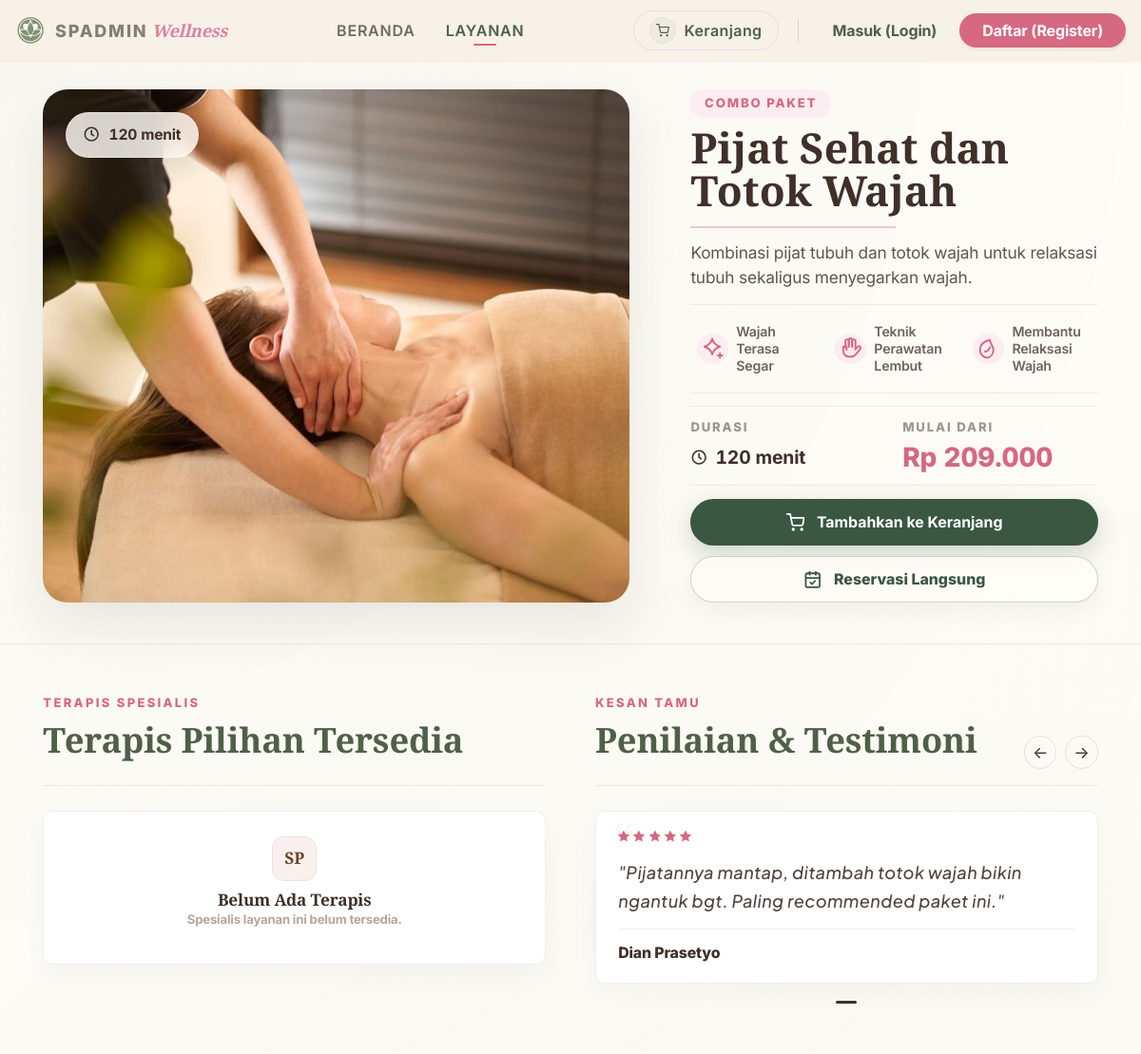
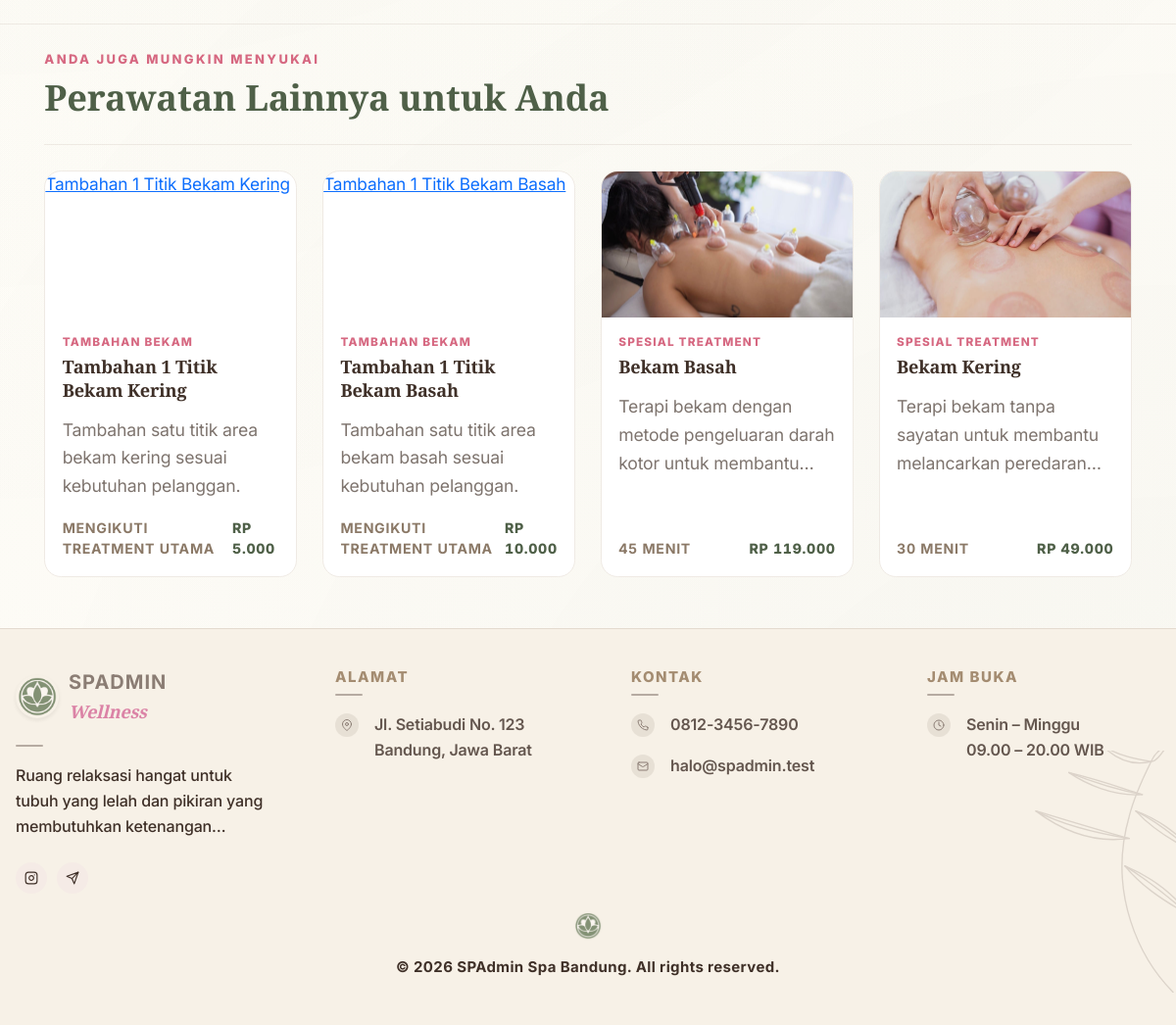
The app's page /index.php?action=detail-layanan&id=14 with its own data (2 pictures, top to bottom).
### tables this page shows
CREATE TABLE `layanan` (
    `id_layanan` INT AUTO_INCREMENT PRIMARY KEY,
    `nama_layanan` VARCHAR(120) NOT NULL,
    `kategori` VARCHAR(100) NOT NULL DEFAULT 'Spa & Massage',
    `media` VARCHAR(255) NULL,
    `harga` INT NOT NULL,
    `durasi` INT NOT NULL,
    `deskripsi` TEXT NOT NULL,
    `created_at` TIMESTAMP DEFAULT CURRENT_TIMESTAMP
);

CREATE TABLE `ulasan` (
    `id_ulasan` INT AUTO_INCREMENT PRIMARY KEY,
    `user_id` INT NOT NULL,
    `reservasi_id` INT NULL,
    `id_layanan` INT NOT NULL,
    `rating` INT NOT NULL,
    `ulasan` TEXT NOT NULL,
    `balasan_admin` TEXT NULL,
    `created_at` TIMESTAMP DEFAULT CURRENT_TIMESTAMP,
    FOREIGN KEY (`user_id`) REFERENCES `users` (`id_user`) ON DELETE CASCADE,
    FOREIGN KEY (`reservasi_id`) REFERENCES `reservasi` (`id_reservasi`) ON DELETE SET NULL,
    FOREIGN KEY (`id_layanan`) REFERENCES `layanan` (`id_layanan`) ON DELETE CASCADE
);

CREATE TABLE `users` (
    `id_user` INT AUTO_INCREMENT PRIMARY KEY,
    `nama` VARCHAR(100) NOT NULL,
    `email` VARCHAR(120) NULL UNIQUE,
    `password` VARCHAR(255) NOT NULL,
    `no_telepon` VARCHAR(20) NOT NULL,
    `role` VARCHAR(20) NOT NULL DEFAULT 'pelanggan',
    `rating_pelanggan` INT NOT NULL DEFAULT 5,
    `created_at` TIMESTAMP DEFAULT CURRENT_TIMESTAMP
);

### views/user/layanan/detail.php (the view, shortened to what the rows shown need)
<?php include __DIR__ . '/../templates/header.php'; ?>
<div class="detail-compact-page">
<?php
$namaLayananLower = strtolower($layanan['nama_layanan'] ?? '');
$detailBenefits = [
    ['title' => 'Relaksasi Maksimal', 'icon' => 'leaf'],
    ['title' => 'Teknik Pijat Profesional', 'icon' => 'hands'],
    ['title' => 'Melancarkan Peredaran Darah', 'icon' => 'drop'],
];
if (strpos($namaLayananLower, 'wajah') !== false || strpos($namaLayananLower, 'facial') !== false || strpos($namaLayananLower, 'totok') !== false) {
    $detailBenefits = [
        ['title' => 'Wajah Terasa Segar', 'icon' => 'spark'],
        ['title' => 'Teknik Perawatan Lembut', 'icon' => 'hands'],
        ['title' => 'Membantu Relaksasi Wajah', 'icon' => 'leaf'],
    ];
} elseif (strpos($namaLayananLower, 'bekam') !== false) {
    $detailBenefits = [
        ['title' => 'Terapi Bekam Terarah', 'icon' => 'target'],
        ['title' => 'Praktik Higienis', 'icon' => 'shield'],
        ['title' => 'Tubuh Terasa Lebih Ringan', 'icon' => 'spark'],
    ];
} elseif (strpos($namaLayananLower, 'lulur') !== false) {
    $detailBenefits = [
        ['title' => 'Kulit Terasa Halus', 'icon' => 'spark'],
        ['title' => 'Perawatan Tubuh Menyeluruh', 'icon' => 'leaf'],
        ['title' => 'Rileks dan Segar', 'icon' => 'drop'],
    ];
} elseif (strpos($namaLayananLower, 'refleksi') !== false || strpos($namaLayananLower, 'reflex') !== false) {
    $detailBenefits = [
        ['title' => 'Fokus Titik Refleksi', 'icon' => 'target'],
        ['title' => 'Kaki Terasa Ringan', 'icon' => 'spark'],
        ['title' => 'Membantu Rasa Nyaman', 'icon' => 'leaf'],
    ];
}
?>
    <section class="detail-service-section container pt-4 pb-0">
        <div class="detail-service-hero mb-5">
            <div class="detail-visual-column">
                <div class="detail-media-frame">
                    <span class="detail-duration-badge">
                        <svg xmlns="http://www.w3.org/2000/svg" width="17" height="17" viewBox="0 0 24 24" fill="none" stroke="currentColor" stroke-width="2.1" stroke-linecap="round" stroke-linejoin="round" aria-hidden="true"><circle cx="12" cy="12" r="9"></circle><polyline points="12 7 12 12 15 14"></polyline></svg>
                        <?= e(formatDurasi($layanan['durasi'])) ?>
                    </span>
                    <img class="detail-image" src="<?= e(mediaLayanan($layanan['media'], $layanan['nama_layanan'])) ?>" alt="Gambar Layanan <?= e($layanan['nama_layanan']) ?>" onerror="this.onerror=null; this.style.display='none'; this.nextElementSibling.style.display='flex';">
                </div>
            </div>
            <div class="detail-info-column">
                <span class="eyebrow-luxury reveal-stagger delay-1"><?= e(strtoupper($layanan['kategori'])) ?></span>
                <h1 class="detail-title-luxury reveal-mask">
                    <span class="reveal-title-text"><?= e($layanan['nama_layanan']) ?></span>
                </h1>
                <div class="detail-hero-divider"></div>
                <p class="detail-description reveal-stagger delay-2">
                    <?= e($layanan['deskripsi']) ?>
                </p>
                <div class="detail-benefit-row reveal-stagger delay-3">
                    <?php foreach ($detailBenefits as $benefit): ?>
                        <div class="detail-benefit-item">
                            <span class="detail-benefit-icon detail-benefit-icon-<?= e($benefit['icon']) ?>">
                            </span>
                            <span><?= e($benefit['title']) ?></span>
                        </div>
                    <?php endforeach; ?>
                </div>
                <div class="detail-purchase-panel reveal-stagger delay-3">
                    <div class="detail-spec-box">
                        <span>DURASI</span>
                        <strong>
                            <svg xmlns="http://www.w3.org/2000/svg" width="17" height="17" viewBox="0 0 24 24" fill="none" stroke="currentColor" stroke-width="2.1" stroke-linecap="round" stroke-linejoin="round"><circle cx="12" cy="12" r="9"/><polyline points="12 7 12 12 15 14"/></svg>
                            <?= e(formatDurasi($layanan['durasi'])) ?>
                        </strong>
                    </div>
                    <div class="detail-price-box">
                        <span>MULAI DARI</span>
                        <strong><?= e(rupiah($layanan['harga'])) ?></strong>
                    </div>
                </div>
                <?php $isAddon = ($layanan['kategori'] === 'Tambahan' || $layanan['kategori'] === 'Tambahan Bekam'); ?>
                <div class="detail-action-stack reveal-stagger delay-4">
                    <?php if (isInCart($layanan['id'])): ?>
                        <form method="POST" action="index.php?action=hapus-keranjang" class="detail-remove-form" data-cart-confirm data-confirm-title="Hapus layanan?" data-confirm-message="Layanan ini akan dihapus dari keranjang Anda." data-confirm-label="Hapus">
                            <input type="hidden" name="layanan_id" value="<?= (int) $layanan['id'] ?>">
                            <input type="hidden" name="redirect_to" value="index.php?action=detail-layanan&id=<?= (int) $layanan['id'] ?>">
                            <button type="submit" class="detail-secondary-action">
                                <svg xmlns="http://www.w3.org/2000/svg" width="18" height="18" viewBox="0 0 24 24" fill="none" stroke="currentColor" stroke-width="2.1" stroke-linecap="round" stroke-linejoin="round" aria-hidden="true"><polyline points="3 6 5 6 21 6"></polyline><path d="M19 6v14a2 2 0 0 1-2 2H7a2 2 0 0 1-2-2V6"></path><path d="M8 6V4a2 2 0 0 1 2-2h4a2 2 0 0 1 2 2v2"></path><line x1="10" y1="11" x2="10" y2="17"></line><line x1="14" y1="11" x2="14" y2="17"></line></svg>
                                Hapus dari Keranjang
                            </button>
                        </form>
                    <?php else: ?>
                        <form method="POST" action="index.php?action=tambah-keranjang" class="detail-add-form">
                            <button type="submit" class="detail-cta-btn">
                                <span>Tambahkan ke Keranjang</span>
                            </button>
                        </form>
                    <?php endif; ?>
                    <?php if (!$isAddon): ?>
                        <form method="POST" action="index.php?action=reservasi-langsung" class="detail-direct-form">
                            <button type="submit" class="detail-direct-btn">
                                <span>Reservasi Langsung</span>
                            </button>
                        </form>
                    <?php endif; ?>
                </div>
            </div>
        </div>
    </section>
    <section class="border-top-new container pt-5 pb-5 mt-4">
        <div class="row g-5">
            <div class="col-lg-6 d-flex flex-column">
                <div class="showcase-header-new mb-4 border-bottom-new pb-3">
                    <span class="eyebrow-new">TERAPIS SPESIALIS</span>
                    <h2>Terapis Pilihan Tersedia</h2>
                </div>
                <div class="terapis-grid-new flex-grow-1">
                    <?php
                    $qualifiedTherapists = array_slice($terapis, 0, 3);
                    ?>
                    <?php if (empty($qualifiedTherapists)): ?>
                        <div class="terapis-card-new terapis-empty-card">
                            <div class="terapis-avatar-new" aria-hidden="true">SP</div>
                            <h4>Belum Ada Terapis</h4>
                            <p>Spesialis layanan ini belum tersedia.</p>
                        </div>
                    <?php endif; ?>
                </div>
            </div>
            <div class="col-lg-6 d-flex flex-column">
                 <?php
                 $premiumReviews = [];
                 if (!empty($ulasan)) {
                     foreach ($ulasan as $u) {
                         $premiumReviews[] = [
                             'nama' => $u['nama'],
                             'rating' => $u['rating'],
                             'isi_ulasan' => $u['isi_ulasan']
                         ];
                     }
                 }
                 ?>
                <div class="showcase-header-new d-flex justify-content-between align-items-end mb-4 border-bottom-new pb-3">
                    <div>
                        <span class="eyebrow-new">KESAN TAMU</span>
                        <h2>Penilaian &amp; Testimoni</h2>
                    </div>
                    <?php if (!empty($premiumReviews)): ?>
                    <div class="review-nav-new d-flex gap-2">
                        <button id="reviewPrev" aria-label="Ulasan sebelumnya">&larr;</button>
                        <button id="reviewNext" aria-label="Ulasan berikutnya">&rarr;</button>
                    </div>
                    <?php endif; ?>
                </div>
                <div class="review-card-new-wrapper flex-grow-1 position-relative overflow-hidden">
                    <?php if (empty($premiumReviews)): ?>
                        <div class="no-reviews-placeholder d-flex flex-column align-items-center justify-content-center text-center p-4 h-100" style="min-height: 220px; color: #a48c71; border: 1.5px dashed rgba(164, 140, 113, 0.28); border-radius: 20px; background: rgba(247, 241, 231, 0.25);">
                            <svg xmlns="http://www.w3.org/2000/svg" width="32" height="32" viewBox="0 0 24 24" fill="none" stroke="currentColor" stroke-width="1.5" stroke-linecap="round" stroke-linejoin="round" class="mb-3" style="color: var(--wellness-pink);"><path d="M21 15a2 2 0 0 1-2 2H7l-4 4V5a2 2 0 0 1 2-2h14a2 2 0 0 1 2 2z"></path></svg>
                            <p style="font-family: 'Plus Jakarta Sans', sans-serif; font-size: 0.95rem; font-weight: 600; line-height: 1.6; margin: 0; color: var(--wellness-green);">Belum ada ulasan untuk layanan ini.</p>
                            <p style="font-family: 'Plus Jakarta Sans', sans-serif; font-size: 0.85rem; font-weight: 500; line-height: 1.5; margin: 6px 0 0; color: #8e8076; max-width: 280px;">Jadilah yang pertama memberikan ulasan setelah menyelesaikan sesi perawatan Anda!</p>
                        </div>
                    <?php else: ?>
                        <div class="review-quote-mark">“</div>
                        <div class="review-track-new" id="detailReviewTrack">
                            <?php foreach ($premiumReviews as $index => $item): ?>
                                <article class="review-item-new <?= $index === 0 ? 'active' : '' ?>" data-index="<?= $index ?>">
                                    <div class="review-stars-new d-flex gap-1 text-pink-blush mb-3">
                                        <?php for ($i = 1; $i <= 5; $i++): ?>
                                            <svg xmlns="http://www.w3.org/2000/svg" width="11" height="11" viewBox="0 0 24 24" fill="<?= ($i <= $item['rating']) ? 'currentColor' : 'none' ?>" stroke="currentColor" stroke-width="2.5"><polygon points="12 2 15.09 8.26 22 9.27 17 14.14 18.18 21.02 12 17.77 5.82 21.02 7 14.14 2 9.27 8.91 8.26 12 2"></polygon></svg>
                                        <?php endfor; ?>
                                    </div>
                                    <p class="review-text-new">"<?= e($item['isi_ulasan']) ?>"</p>
                                    <div class="review-author-new">
                                        <strong><?= e($item['nama']) ?></strong>
                                    </div>
                                </article>
                            <?php endforeach; ?>
                        </div>
                    <?php endif; ?>
                </div>
                <?php if (!empty($premiumReviews)): ?>
                <div class="review-dots-new d-flex justify-content-center gap-2 mt-3" id="detailReviewDots">
                    <?php foreach ($premiumReviews as $index => $_): ?>
                        <button class="review-dot-new <?= $index === 0 ? 'active' : '' ?>" type="button" data-index="<?= $index ?>" aria-label="Tampilkan ulasan <?= $index + 1 ?>"></button>
                    <?php endforeach; ?>
                </div>
                <?php endif; ?>
            </div>
        </div>
    </section>
    <?php
    $semuaLayanan = ambilLayanan($conn);
    $otherServices = [];
    foreach ($semuaLayanan as $other) {
        $otherServices[] = $other;
        if (count($otherServices) >= 4) {
            break;
        }
    }
    ?>
    <?php if (!empty($otherServices)): ?>
        <section class="border-top-new container pt-4 pb-5 mt-4 position-relative z-1">
            <div class="showcase-header-new mb-4 border-bottom-new pb-3">
                <span class="eyebrow-new">ANDA JUGA MUNGKIN MENYUKAI</span>
                <h2>Perawatan Lainnya untuk Anda</h2>
            </div>
            <div class="row g-4">
                <?php foreach ($otherServices as $other): ?>
                    <div class="col-sm-6 col-lg-3">
                        <div class="other-card-new h-100 d-flex flex-column">
                            <a class="other-media-new" href="index.php?action=detail-layanan&id=<?= (int) $other['id'] ?>">
                                <img src="<?= e(mediaLayanan($other['media'], $other['nama_layanan'])) ?>" alt="<?= e($other['nama_layanan']) ?>" onerror="this.onerror=null; this.style.display='none'; this.nextElementSibling.style.display='flex';">
                                <div class="service-img-fallback">
                                    <?= e($other['nama_layanan']) ?>
                                </div>
                            </a>
                            <div class="other-body-new flex-grow-1 d-flex flex-column p-3 text-start">
                                <span class="other-category-new"><?= e($other['kategori']) ?></span>
                                <h3><a href="index.php?action=detail-layanan&id=<?= (int) $other['id'] ?>"><?= e($other['nama_layanan']) ?></a></h3>
                                <p class="other-desc-new"><?= e($other['deskripsi']) ?></p>
                                <p class="other-meta-new mt-auto">
                                    <span><?= formatDurasi($other['durasi']) ?></span>
                                    <span class="other-price-new"><?= rupiah($other['harga']) ?></span>
                                </p>
                            </div>
                        </div>
                    </div>
                <?php endforeach; ?>
            </div>
        </section>
    <?php endif; ?>
</div>
<?php include __DIR__ . '/../templates/footer.php'; ?>

### records on screen
layanan: durasi "120 menit", media+nama_layanan (picture), kategori "COMBO PAKET", nama_layanan "Pijat Sehat dan Totok Wajah", deskripsi "Kombinasi pijat tubuh dan totok wajah untuk relaksasi tubuh sekaligus menyegarkan wajah.", harga "Rp 209.000"
ulasan: rating 5 (drawn), ulasan "Pijatannya mantap, ditambah totok wajah bikin ngantuk bgt. Paling recommended paket ini.", user.nama "Dian Prasetyo"
layanan: nama_layanan "Tambahan 1 Titik Bekam Kering", kategori "TAMBAHAN BEKAM", deskripsi "Tambahan satu titik area bekam kering sesuai kebutuhan pelanggan.", durasi "MENGIKUTI TREATMENT UTAMA", harga "RP 5.000"
layanan: nama_layanan "Tambahan 1 Titik Bekam Basah", kategori "TAMBAHAN BEKAM", deskripsi "Tambahan satu titik area bekam basah sesuai kebutuhan pelanggan.", durasi "MENGIKUTI TREATMENT UTAMA", harga "RP 10.000"
layanan: media+nama_layanan (picture), kategori "SPESIAL TREATMENT", nama_layanan "Bekam Basah", deskripsi "Terapi bekam dengan metode pengeluaran darah kotor untuk…", durasi "45 MENIT", harga "RP 119.000"
layanan: media+nama_layanan (picture), kategori "SPESIAL TREATMENT", nama_layanan "Bekam Kering", deskripsi "Terapi bekam tanpa sayatan untuk membantu melancarkan…", durasi "30 MENIT", harga "RP 49.000"

### other values on screen
$benefit['title'] "Wajah Terasa Segar"
$benefit['title'] "Teknik Perawatan Lembut"
$benefit['title'] "Membantu Relaksasi Wajah"
